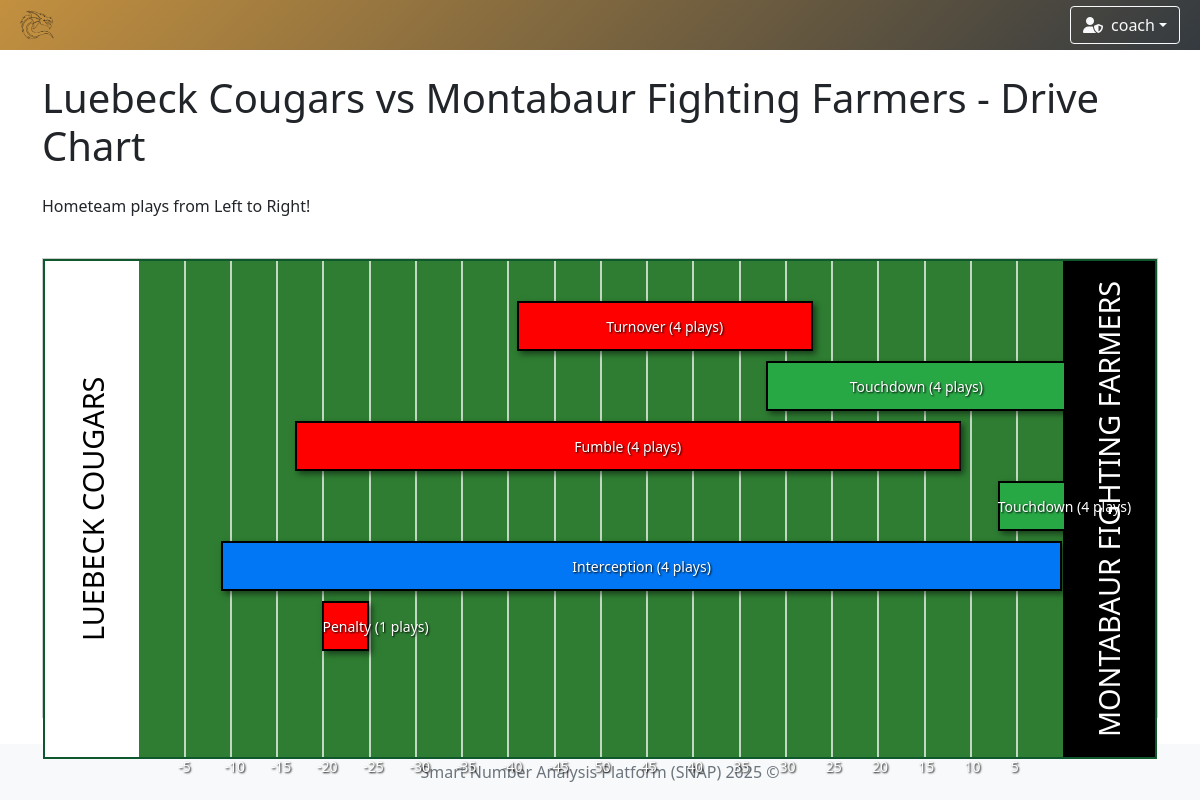
Screenshot of /games/3/drive-chart (signed in) with the database file from the repository.
### app/models/team.py (models this page shows)
class TeamModel(db.Model):
    __tablename__ = 'teams'
    id = db.Column(db.Integer, primary_key=True)
    name = db.Column(db.String(100), nullable=False, unique=True)  # prevent duplicate team names
    icon = db.Column(db.String(300), nullable=False)  # longer path for future-proofing
    primary_color = db.Column(db.String(20), nullable=False)
    secondary_color = db.Column(db.String(20), nullable=False)

### app/models/user.py (models this page shows)
class UserModel(db.Model, UserMixin):
    __tablename__ = 'user'
    id = db.Column(db.Integer, primary_key=True)
    username = db.Column(db.String(80), unique=True, nullable=False)
    password = db.Column(db.String(120), nullable=False)
    role = db.Column(db.String(10), nullable=False, default='user')
    team_id = db.Column(db.Integer, db.ForeignKey('teams.id'))
    team = db.relationship('TeamModel', backref='users')

### app/models/drive.py (models this page shows, shortened)
class DriveModel(db.Model):
    __tablename__ = 'drive'
    id = db.Column(db.Integer, primary_key=True)
    game_id = db.Column(db.Integer, db.ForeignKey('game.id'), nullable=False)
    result = db.Column(db.String(50))
    ended = db.Column(db.Boolean, default=False)
    plays = db.relationship('PlayModel', backref='drive', lazy=True, cascade='all, delete-orphan')

### app/controllers/game.py (the view)
    @login_required
    def drive_chart(self, game_id):
        game = GameModel.get_by_id(game_id)
        drives = DriveModel.query.filter_by(game_id=game_id).all()
        drives_data = []
        home_team = game.home_team
        away_team = game.away_team
        home_team_color = home_team.primary_color if home_team else "#010748"
        away_team_color = away_team.primary_color if home_team else "#010748"
        home_team_text_color = get_readable_text_color(home_team_color) if home_team else "#FFFFFF"
        away_team_text_color = get_readable_text_color(away_team_color) if home_team else "#FFFFFF"
        for drive in drives:
            plays = PlayModel.query.filter_by(drive_id=drive.id).order_by(PlayModel.id).all()
            number_plays = len(plays)
            if number_plays == 0 or not plays:
                continue  # if no play in a drive, continue with the next
            raw_start = plays[0].yard_line
            raw_end = plays[-1].yard_line
            start_yard = self.convert(raw_start)
            end_yard = self.convert(raw_end) + plays[-1].gain_loss
            if drive.result and drive.result.lower() == 'touchdown': end_yard = 100
            start_yard = max(0, min(100, start_yard))
            end_yard = max(0, min(100, end_yard))
            loss_detected = end_yard < start_yard
            if loss_detected:
                temp = start_yard
                start_yard = end_yard
                end_yard = temp
            drives_data.append({
                'id': drive.id,
                'team': game.name.split(' vs ')[0],
                'start': start_yard,
                'end': end_yard,
                'result': drive.result or 'Unknown',
                'play_count': len(plays),
                'loss': loss_detected
            })
        return render_template(
            template_name_or_list='drive/drive_chart.html',
            game=game,
            drives=drives_data,
            max=max,
            home=home_team_color,
            away=away_team_color,
            home_text=home_team_text_color,
            away_text=away_team_text_color
        )

### app/controllers/game.py (called while the page is built)
def get_readable_text_color(hex_color):
    hex_color = hex_color.lstrip('#')
    r, g, b = [int(hex_color[i:i + 2], 16) for i in (0, 2, 4)]
    brightness = 0.299 * r + 0.587 * g + 0.114 * b
    return "#000000" if brightness > 186 else "#ffffff"

    @staticmethod
    def convert(yard_line: int) -> int:
        if yard_line == 50:
            return 50
        if yard_line < 0:
            return -yard_line
        return 100 - yard_line

### app/controllers/user.py (called while the page is built)
    @staticmethod
    def load_user(user_id):
        return UserModel.query.get(int(user_id))

### app/models/game.py (called while the page is built)
    @classmethod
    def get_by_id(cls, game_id: int) -> Optional['GameModel']:
        return cls.query.get_or_404(game_id)

### run.py (called while the page is built)
    def _inject_context(self) -> None:
        @self.app.context_processor
        def inject_teams() -> dict:
            try:
                teams = TeamModel.query.all()
                return dict(teams=teams)
            except Exception as e:
                print(f"[!] Error injecting teams: {str(e)} ({type(e).__name__})")
                return dict(teams=[])

### app/templates/drive/drive_chart.html (shortened to what this page needs)
{% extends "system/base.html" %}
{% block content %}
<div class="container">
    <h1 class="mb-4">
        {{ game.home_team.name if game.home_team else 'HOME' }} vs
        {{ game.away_team.name if game.away_team else 'OPPONENT' }}
         - Drive Chart
    </h1>
    <div class="row">
        <div class="col">
            <p>Hometeam plays from Left to Right!</p>
            <div class="drive-chart" style="height: {{ drives|length * 60 + 100 }}px;">
                <div class="field-container"style="background: linear-gradient(to right,
                    {{ home }} 0%,{{ home }} 8.5%,
                    #2e7d32 8.5%,#2e7d32 91.75%,
                    {{ away }} 91.75%,{{ away }} 100%) !important;">
                    <div class="team-name-left" style=" color: {{ home_text }};">
                        {{ game.home_team.name if game.home_team else 'HOME' }}
                    </div>
                    <div class="team-name-right" style=" color: {{ away_text }};">
                        {{ game.away_team.name if game.away_team else 'OPPONENT' }}
                    </div>
                    {% for i in range(1, 20) %}
                    {% set yard = i * 5 %}
                    <div class="yard-line" style="left: {{ (i * 5) / 1.2 + 8.33 }}%;"></div>
                    <div class="yard-line-number" style="left: {{ (i * 5) / 1.2 + 8.33 - 0.5 }}%;">
                        {% if i == 10 %}
                        50
                        {% elif i < 10 %} {{ yard * (-1) }} {% else %} {{ 100 - yard }} {% endif %} </div>
                            {% endfor %}
                            {% for drive in drives %}
                            <div class="drive-line" style="top: {{ 40 + (loop.index0 * 60) }}px;">
                                <div class="drive-bar
                                {{ 'loss' if drive.loss else 'gain' }}
                                {{ drive.result|lower|replace(' ', '-') }}"
                                    style="left: {{ ((drive.start / 100) * 100) / 1.2 + 8.33 }}%;
                                    {% if drive.result|lower == 'touchdown' %}
                                        width: {{ 92 - (((drive.start / 100) * 100) / 1.2 + 8.33) }}%;
                                    {% else %}
                                        width: {{ (((drive.end - drive.start) / 100) * 100 | abs) / 1.2 }}%;
                                    {% endif %}
                                 ">
                                </div>
                                <div class="drive-label" style="left: {{ ((drive.start / 100) * 100) / 1.2 + 8.33 }}%;
                                    {% if drive.result|lower == 'touchdown' %}
                                        width: {{ 92 - (((drive.start / 100) * 100) / 1.2 + 8.33) }}%;
                                    {% else %}
                                        width: {{ (((drive.end - drive.start) / 100) * 100 | abs) / 1.2 }}%;
                                    {% endif %}">
                                    {{ drive.result or 'In Progress' }}
                                    ({{ drive.play_count if drive.play_count is defined else 'N/A' }} plays)
                                </div>
                            </div>
                            {% endfor %}
                    </div>
                </div>
            </div>
        </div>
    </div>
    {% endblock %}

### app/templates/system/base.html (shortened to what this page needs)
<!DOCTYPE html>
<html lang="en">
<head>
    <link href="https://cdn.jsdelivr.net/npm/bootstrap@5.1.3/dist/css/bootstrap.min.css" rel="stylesheet"/>
    <link rel="stylesheet" href="https://cdn.jsdelivr.net/npm/bootstrap-icons@1.11.3/font/bootstrap-icons.css"/>
    <link rel="stylesheet" href="https://cdnjs.cloudflare.com/ajax/libs/font-awesome/6.5.0/css/all.min.css"/>
    <link href="https://cdn.jsdelivr.net/npm/select2@4.1.0-rc.0/dist/css/select2.min.css" rel="stylesheet"/>
    <link href="https://cdn.jsdelivr.net/npm/select2-bootstrap-5-theme@1.3.0/dist/select2-bootstrap-5-theme.min.css" rel="stylesheet"/>
    <link href="https://cdn.datatables.net/1.13.6/css/dataTables.bootstrap5.min.css" rel="stylesheet"/>
    <link rel="stylesheet" href="https://cdn.datatables.net/fixedcolumns/4.3.0/css/fixedColumns.bootstrap5.min.css"/>
    <link rel="stylesheet" href="{{ url_for('static', filename='styles.css') }}"/>
</head>
<body class="{% block body_class %}{% endblock %}">
{% if current_user.is_authenticated %}
    {% set ns = namespace(navbar_color='background: linear-gradient(135deg, #4b6cb7, #182848);', team_found=False) %}
    {% if current_user.team %}
        {% set ns.navbar_color = 'background: linear-gradient(135deg, ' ~ current_user.team.primary_color ~ ', #343a40);' %}
        {% set ns.team_found = True %}
    {% endif %}
    <nav class="navbar navbar-expand-lg navbar-dark" style="{{ ns.navbar_color }}">
        <div class="container-fluid position-relative">
            <a class="navbar-brand d-flex align-items-center" href="{{ url_for('index') }}">
                {% if current_user.team and ns.team_found %}
                    <img class="team-logo" src="{{ current_user.team.icon }}" alt="{{ current_user.team.name }} logo"/>
                {% else %}
                    <a href="{{ url_for('game_options') }}" class="btn btn-outline-light me-2" title="Home">
                        <i class="fas fa-home"></i>
                    </a>
                {% endif %}
            </a>
            <div class="ms-auto d-flex align-items-center">
                <div class="dropdown me-2">
                    <button class="btn btn-outline-light dropdown-toggle d-flex align-items-center" type="button"
                            id="userDropdown" data-bs-toggle="dropdown" aria-expanded="false">
                        {% if current_user.role == 'admin' %}
                            <i class="fas fa-user-shield me-2"></i>
                        {% else %}
                            <i class="fas fa-user me-2"></i>
                        {% endif %}
                        {{ current_user.username }}
                    </button>
                </div>
            </div>
        </div>
    </nav>
{% endif %}
<div class="content-wrapper">
    <div class="container-fluid mt-4 px-4">
        <div id="toast-container" class="toast-container position-fixed bottom-0 end-0 p-3" style="z-index: 1100;">
        </div>
        {% block content %}{% endblock %}
    </div>
</div>
<footer class="footer mt-auto py-3 bg-light">
    <div class="container text-center">
        <span class="text-muted">Smart Number Analysis Platform (SNAP) 2025 ©</span>
    </div>
</footer>
</body>
</html>

### app/static/styles.css (style rules this page uses)
.navbar { transition: background-color 0.5s ease; height: 50px; }
.team-logo { animation: fadeIn 0.5s ease, pulse 1s ease-in-out; width: 50px; height: auto; }
html, body { height: 100%; margin: 0; padding: 0; }
body { display: flex; flex-direction: column; min-height: 100vh; }
.content-wrapper { flex: 1 0 auto; }
.footer { flex-shrink: 0; background-color: #f8f9fa; padding: 1rem 0; margin-top: auto; }
.drive-chart { margin: 20px 0; position: relative; }
.field-container { background-color: #15803D; min-height: 500px; position: relative; border: 2px solid #0F572D; padding: 20px; }
.drive-line { position: absolute; left: 0; right: 0; height: 30px; }
.drive-bar { height: 100%; width: 100%; background-color: #666; }
.drive-bar.touchdown { background-color: #DC2626; }
.drive-bar.interception { background-color: #1E40AF; }

### app/templates/drive/drive_chart.html (style rules this page uses)
.drive-chart { position: relative; width: 100%; margin-top: 40px !important; min-height: 400px; background: #f5f5f5; border: 1px solid #ccc; padding-bottom: 60px; margin: 20px 0; }
.field-container { position: absolute; top: 0; bottom: 0; left: 0; right: 0; width: 100%; left: 0; }
.yard-line { position: absolute; top: 0; bottom: 0; width: 2px; background: #fff !important; opacity: 0.7; }
.yard-line-number { position: absolute; bottom: -20px; font-size: 14px; text-align: center; color: #fff; text-shadow: 1px 1px 2px #000; }
.drive-line { position: absolute; height: 50px; width: 100%; }
.drive-bar { height: 100%; position: absolute; border: 2px solid #000 !important; box-shadow: 3px 3px 6px rgba(0, 0, 0, 0.5) !important; z-index: 1; }
.drive-bar.loss { background-color: #ff0000 !important; }
.drive-bar.gain { background-color: #0177f5 !important; }
.drive-bar.touchdown { background-color: #28a745 !important; }
.drive-label { position: absolute; top: 50%; transform: translateY(-50%); font-size: 14px; color: #fff; text-shadow: 1px 1px 2px #000; white-space: nowrap; text-align: center; z-index: 2; }
.team-name-left { position: absolute; left: 0; top: 0; bottom: 0; width: 8.5%; display: flex; align-items: center; justify-content: center; font-size: 1.8em; z-index: 10; writing-mode: vertical-rl; transform: rotate(180deg); text-transform: uppercase; }
.team-name-right { position: absolute; right: 0; top: 0; bottom: 0; width: 8.25%; display: flex; align-items: center; justify-content: center; font-size: 1.8em; z-index: 10; writing-mode: vertical-rl; transform: rotate(180deg); text-transform: uppercase; }

### rows the page displays
TeamModel: team.icon (picture)
UserModel: username "coach"
TeamModel: home_team "Luebeck Cougars", home_team "LUEBECK COUGARS"
TeamModel: away_team "Montabaur Fighting Farmers", away_team "MONTABAUR FIGHTING FARMERS"
DriveModel: result "Turnover", play_count "4"
DriveModel: result "Touchdown", play_count "4"
DriveModel: result "Fumble", play_count "4"
DriveModel: result "Touchdown", play_count "4"
DriveModel: result "Interception", play_count "4"
DriveModel: result "Penalty", play_count "1"

### other values shown
{{ yard * (-1) }} "-5" "-10" "-15" "-20" "-25" "-30" "-35" "-40" "-45"
{{ 100 - yard }} "45" "40" "35" "30" "25" "20" "15" "10" "5"
